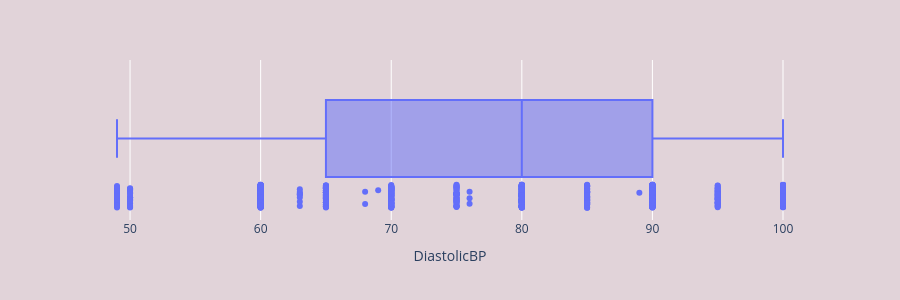
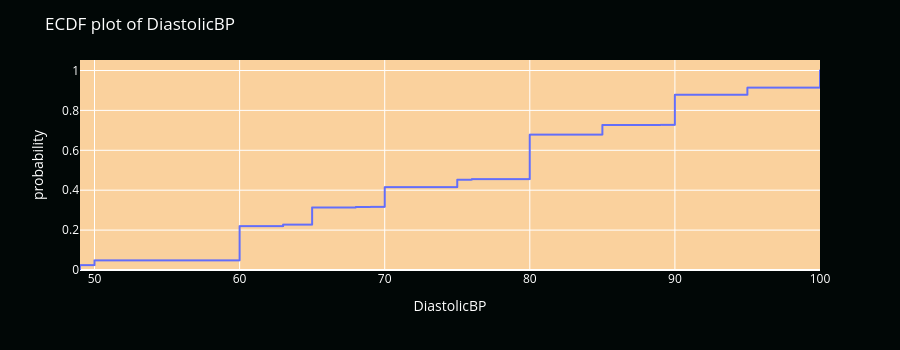

Write notebook code for charts like these, in order.
### Code cell
#DiastolicBP
uni_num('DiastolicBP')

### Figure 1 — Plotly figure (JSON) as saved in the notebook; plotly's stock layout.template omitted (floating-point values rounded to 4 significant figures; data arrays with more than 128 entries replaced by an {"elided": "..."} marker saying what was removed)
{"data": [{"alignmentgroup": "True", "boxpoints": "all", "hovertemplate": "DiastolicBP=%{x}<extra></extra>", "legendgroup": "", "marker": {"color": "#636efa"}, "name": "", "notched": false, "offsetgroup": "", "orientation": "h", "showlegend": false, "type": "box", "x": {"elided": "1014 int values"}, "x0": " ", "xaxis": "x", "y0": " ", "yaxis": "y"}], "layout": {"boxmode": "group", "height": 300, "legend": {"tracegroupgap": 0}, "margin": {"t": 60}, "paper_bgcolor": "#E1D3D9", "plot_bgcolor": "#E1D3D9", "xaxis": {"anchor": "y", "domain": [0, 1], "title": {"text": "DiastolicBP"}}, "yaxis": {"anchor": "x", "domain": [0, 1]}}}

### Figure 2 — Plotly figure (JSON) as saved in the notebook; plotly's stock layout.template omitted (floating-point values rounded to 4 significant figures; data arrays with more than 128 entries replaced by an {"elided": "..."} marker saying what was removed)
{"data": [{"hovertemplate": "DiastolicBP=%{x}<br>probability=%{y}<extra></extra>", "legendgroup": "", "line": {"dash": "solid", "shape": "hv"}, "marker": {"color": "#636efa", "symbol": "circle"}, "mode": "lines", "name": "", "showlegend": false, "type": "scattergl", "x": {"elided": "1014 int values"}, "xaxis": "x", "y": {"elided": "1014 float values"}, "yaxis": "y"}], "layout": {"font": {"color": "white"}, "height": 350, "legend": {"tracegroupgap": 0}, "margin": {"t": 60}, "paper_bgcolor": "#010706", "plot_bgcolor": "#FAD19D", "title": {"text": "ECDF plot of DiastolicBP"}, "xaxis": {"anchor": "y", "color": "white", "domain": [0, 1], "title": {"text": "DiastolicBP"}}, "yaxis": {"anchor": "x", "color": "white", "domain": [0, 1], "rangemode": "tozero", "title": {"text": "probability"}}}}
